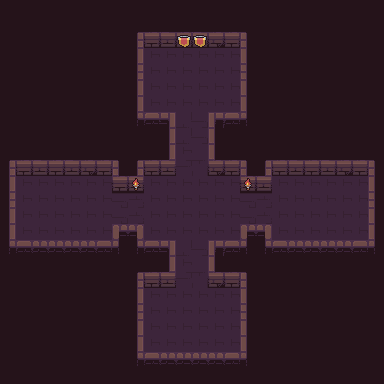

A 2D game scene composited from a Tiled map and its tileset images. What follows is a short description and the map's XML, with every tile layer's data as written:
An orthogonal 24x24 tile map with 16x16 px tiles, 4 tile layers (background, road, wall, item), 3 tilesets.

<map version="1.2" tiledversion="1.3.1" orientation="orthogonal" renderorder="left-up" compressionlevel="-1" width="24" height="24" tilewidth="16" tileheight="16" infinite="0" nextlayerid="5" nextobjectid="1">
 <tileset firstgid="1" source="Dungeon_Tileset.tsx" />
 <tileset firstgid="101" source="flag.tsx" />
 <tileset firstgid="105" source="torch.tsx" />
 <layer id="1" name="background" width="24" height="24">
  <data encoding="csv">
79,79,79,79,79,79,79,79,79,79,79,79,79,79,79,79,79,79,79,79,79,79,79,79,
79,79,79,79,79,79,79,79,79,79,79,79,79,79,79,79,79,79,79,79,79,79,79,79,
79,79,79,79,79,79,79,79,79,79,79,79,79,79,79,79,79,79,79,79,79,79,79,79,
79,79,79,79,79,79,79,79,79,79,79,79,79,79,79,79,79,79,79,79,79,79,79,79,
79,79,79,79,79,79,79,79,79,79,79,79,79,79,79,79,79,79,79,79,79,79,79,79,
79,79,79,79,79,79,79,79,79,79,79,79,79,79,79,79,79,79,79,79,79,79,79,79,
79,79,79,79,79,79,79,79,79,79,79,79,79,79,79,79,79,79,79,79,79,79,79,79,
79,79,79,79,79,79,79,79,79,79,79,79,79,79,79,79,79,79,79,79,79,79,79,79,
79,79,79,79,79,79,79,79,79,79,79,79,79,79,79,79,79,79,79,79,79,79,79,79,
79,79,79,79,79,79,79,79,79,79,79,79,79,79,79,79,79,79,79,79,79,79,79,79,
79,79,79,79,79,79,79,79,79,79,79,79,79,79,79,79,79,79,79,79,79,79,79,79,
79,79,79,79,79,79,79,79,79,79,79,79,79,79,79,79,79,79,79,79,79,79,79,79,
79,79,79,79,79,79,79,79,79,79,79,79,79,79,79,79,79,79,79,79,79,79,79,79,
79,79,79,79,79,79,79,79,79,79,79,79,79,79,79,79,79,79,79,79,79,79,79,79,
79,79,79,79,79,79,79,79,79,79,79,79,79,79,79,79,79,79,79,79,79,79,79,79,
79,79,79,79,79,79,79,79,79,79,79,79,79,79,79,79,79,79,79,79,79,79,79,79,
79,79,79,79,79,79,79,79,79,79,79,79,79,79,79,79,79,79,79,79,79,79,79,79,
79,79,79,79,79,79,79,79,79,79,79,79,79,79,79,79,79,79,79,79,79,79,79,79,
79,79,79,79,79,79,79,79,79,79,79,79,79,79,79,79,79,79,79,79,79,79,79,79,
79,79,79,79,79,79,79,79,79,79,79,79,79,79,79,79,79,79,79,79,79,79,79,79,
79,79,79,79,79,79,79,79,79,79,79,79,79,79,79,79,79,79,79,79,79,79,79,79,
79,79,79,79,79,79,79,79,79,79,79,79,79,79,79,79,79,79,79,79,79,79,79,79,
79,79,79,79,79,79,79,79,79,79,79,79,79,79,79,79,79,79,79,79,79,79,79,79,
79,79,79,79,79,79,79,79,79,79,79,79,79,79,79,79,79,79,79,79,79,79,79,79
</data>
 </layer>
 <layer id="2" name="road" width="24" height="24">
  <data encoding="csv">
0,0,0,0,0,0,0,0,0,0,0,0,0,0,0,0,0,0,0,0,0,0,0,0,
0,0,0,0,0,0,0,0,0,0,0,0,0,0,0,0,0,0,0,0,0,0,0,0,
0,0,0,0,0,0,0,0,0,0,0,0,0,0,0,0,0,0,0,0,0,0,0,0,
0,0,0,0,0,0,0,0,0,23,23,23,23,23,23,0,0,0,0,0,0,0,0,0,
0,0,0,0,0,0,0,0,0,23,23,23,23,23,23,0,0,0,0,0,0,0,0,0,
0,0,0,0,0,0,0,0,0,23,23,23,23,23,23,0,0,0,0,0,0,0,0,0,
0,0,0,0,0,0,0,0,0,23,23,23,23,23,23,0,0,0,0,0,0,0,0,0,
0,0,0,0,0,0,0,0,0,0,0,8,9,0,0,0,0,0,0,0,0,0,0,0,
0,0,0,0,0,0,0,0,0,0,0,8,9,0,0,0,0,0,0,0,0,0,0,0,
0,0,0,0,0,0,0,0,0,0,0,18,19,0,0,0,0,0,0,0,0,0,0,0,
0,0,0,0,0,0,0,0,0,0,0,28,29,0,0,0,0,0,0,0,0,0,0,0,
0,23,23,23,23,23,23,0,0,23,23,23,23,23,23,0,0,23,23,23,23,23,23,0,
0,23,23,23,23,23,23,62,63,23,23,23,23,23,23,62,63,23,23,23,23,23,23,0,
0,23,23,23,23,23,23,72,73,23,23,23,23,23,23,72,73,23,23,23,23,23,23,0,
0,23,23,23,23,23,23,0,0,23,23,23,23,23,23,0,0,23,23,23,23,23,23,0,
0,0,0,0,0,0,0,0,0,0,0,8,9,0,0,0,0,0,0,0,0,0,0,0,
0,0,0,0,0,0,0,0,0,0,0,18,19,0,0,0,0,0,0,0,0,0,0,0,
0,0,0,0,0,0,0,0,0,0,0,28,29,0,0,0,0,0,0,0,0,0,0,0,
0,0,0,0,0,0,0,0,0,23,23,23,23,23,23,0,0,0,0,0,0,0,0,0,
0,0,0,0,0,0,0,0,0,23,23,23,23,23,23,0,0,0,0,0,0,0,0,0,
0,0,0,0,0,0,0,0,0,23,23,23,23,23,23,0,0,0,0,0,0,0,0,0,
0,0,0,0,0,0,0,0,0,23,23,23,23,23,23,0,0,0,0,0,0,0,0,0,
0,0,0,0,0,0,0,0,0,0,0,0,0,0,0,0,0,0,0,0,0,0,0,0,
0,0,0,0,0,0,0,0,0,0,0,0,0,0,0,0,0,0,0,0,0,0,0,0
</data>
 </layer>
 <layer id="3" name="wall" width="24" height="24">
  <data encoding="csv">
0,0,0,0,0,0,0,0,0,0,0,0,0,0,0,0,0,0,0,0,0,0,0,0,
0,0,0,0,0,0,0,0,0,0,0,0,0,0,0,0,0,0,0,0,0,0,0,0,
0,0,0,0,0,0,0,0,1,2,3,2,3,4,5,6,0,0,0,0,0,0,0,0,
0,0,0,0,0,0,0,0,11,0,0,0,0,0,0,16,0,0,0,0,0,0,0,0,
0,0,0,0,0,0,0,0,21,0,0,0,0,0,0,26,0,0,0,0,0,0,0,0,
0,0,0,0,0,0,0,0,31,0,0,0,0,0,0,36,0,0,0,0,0,0,0,0,
0,0,0,0,0,0,0,0,31,0,0,0,0,0,0,36,0,0,0,0,0,0,0,0,
0,0,0,0,0,0,0,0,41,42,54,0,0,51,45,46,0,0,0,0,0,0,0,0,
0,0,0,0,0,0,0,0,0,0,31,0,0,36,0,0,0,0,0,0,0,0,0,0,
0,0,0,0,0,0,0,0,0,0,31,0,0,36,0,0,0,0,0,0,0,0,0,0,
1,2,3,2,3,4,5,6,1,2,3,0,0,4,5,6,1,2,3,2,3,4,5,6,
11,0,0,0,0,0,0,2,3,0,0,0,0,0,0,2,3,0,0,0,0,0,0,16,
21,0,0,0,0,0,0,0,0,0,0,0,0,0,0,0,0,0,0,0,0,0,0,26,
31,0,0,0,0,0,0,0,0,0,0,0,0,0,0,0,0,0,0,0,0,0,0,36,
31,0,0,0,0,0,0,55,56,0,0,0,0,0,0,55,56,0,0,0,0,0,0,36,
41,42,43,43,44,44,45,46,41,42,54,0,0,51,45,46,41,42,43,43,44,44,45,46,
0,0,0,0,0,0,0,0,0,0,11,0,0,36,0,0,0,0,0,0,0,0,0,0,
0,0,0,0,0,0,0,0,1,2,3,0,0,4,5,6,0,0,0,0,0,0,0,0,
0,0,0,0,0,0,0,0,11,0,0,0,0,0,0,16,0,0,0,0,0,0,0,0,
0,0,0,0,0,0,0,0,21,0,0,0,0,0,0,26,0,0,0,0,0,0,0,0,
0,0,0,0,0,0,0,0,31,0,0,0,0,0,0,36,0,0,0,0,0,0,0,0,
0,0,0,0,0,0,0,0,31,0,0,0,0,0,0,36,0,0,0,0,0,0,0,0,
0,0,0,0,0,0,0,0,41,42,43,43,44,44,45,46,0,0,0,0,0,0,0,0,
0,0,0,0,0,0,0,0,0,0,0,0,0,0,0,0,0,0,0,0,0,0,0,0
</data>
 </layer>
 <layer id="4" name="item" width="24" height="24">
  <data encoding="csv">
0,0,0,0,0,0,0,0,0,0,0,0,0,0,0,0,0,0,0,0,0,0,0,0,
0,0,0,0,0,0,0,0,0,0,0,0,0,0,0,0,0,0,0,0,0,0,0,0,
0,0,0,0,0,0,0,0,0,0,0,101,101,0,0,0,0,0,0,0,0,0,0,0,
0,0,0,0,0,0,0,0,0,0,0,0,0,0,0,0,0,0,0,0,0,0,0,0,
0,0,0,0,0,0,0,0,0,0,0,0,0,0,0,0,0,0,0,0,0,0,0,0,
0,0,0,0,0,0,0,0,0,0,0,0,0,0,0,0,0,0,0,0,0,0,0,0,
0,0,0,0,0,0,0,0,0,0,0,0,0,0,0,0,0,0,0,0,0,0,0,0,
0,0,0,0,0,0,0,0,0,0,0,0,0,0,0,0,0,0,0,0,0,0,0,0,
0,0,0,0,0,0,0,0,0,0,0,0,0,0,0,0,0,0,0,0,0,0,0,0,
0,0,0,0,0,0,0,0,0,0,0,0,0,0,0,0,0,0,0,0,0,0,0,0,
0,0,0,0,0,0,0,0,0,0,0,0,0,0,0,0,0,0,0,0,0,0,0,0,
0,0,0,0,0,0,0,0,105,0,0,0,0,0,0,105,0,0,0,0,0,0,0,0,
0,0,0,0,0,0,0,0,0,0,0,0,0,0,0,0,0,0,0,0,0,0,0,0,
0,0,0,0,0,0,0,0,0,0,0,0,0,0,0,0,0,0,0,0,0,0,0,0,
0,0,0,0,0,0,0,0,0,0,0,0,0,0,0,0,0,0,0,0,0,0,0,0,
0,0,0,0,0,0,0,0,0,0,0,0,0,0,0,0,0,0,0,0,0,0,0,0,
0,0,0,0,0,0,0,0,0,0,0,0,0,0,0,0,0,0,0,0,0,0,0,0,
0,0,0,0,0,0,0,0,0,0,0,0,0,0,0,0,0,0,0,0,0,0,0,0,
0,0,0,0,0,0,0,0,0,0,0,0,0,0,0,0,0,0,0,0,0,0,0,0,
0,0,0,0,0,0,0,0,0,0,0,0,0,0,0,0,0,0,0,0,0,0,0,0,
0,0,0,0,0,0,0,0,0,0,0,0,0,0,0,0,0,0,0,0,0,0,0,0,
0,0,0,0,0,0,0,0,0,0,0,0,0,0,0,0,0,0,0,0,0,0,0,0,
0,0,0,0,0,0,0,0,0,0,0,0,0,0,0,0,0,0,0,0,0,0,0,0,
0,0,0,0,0,0,0,0,0,0,0,0,0,0,0,0,0,0,0,0,0,0,0,0
</data>
 </layer>
</map>
